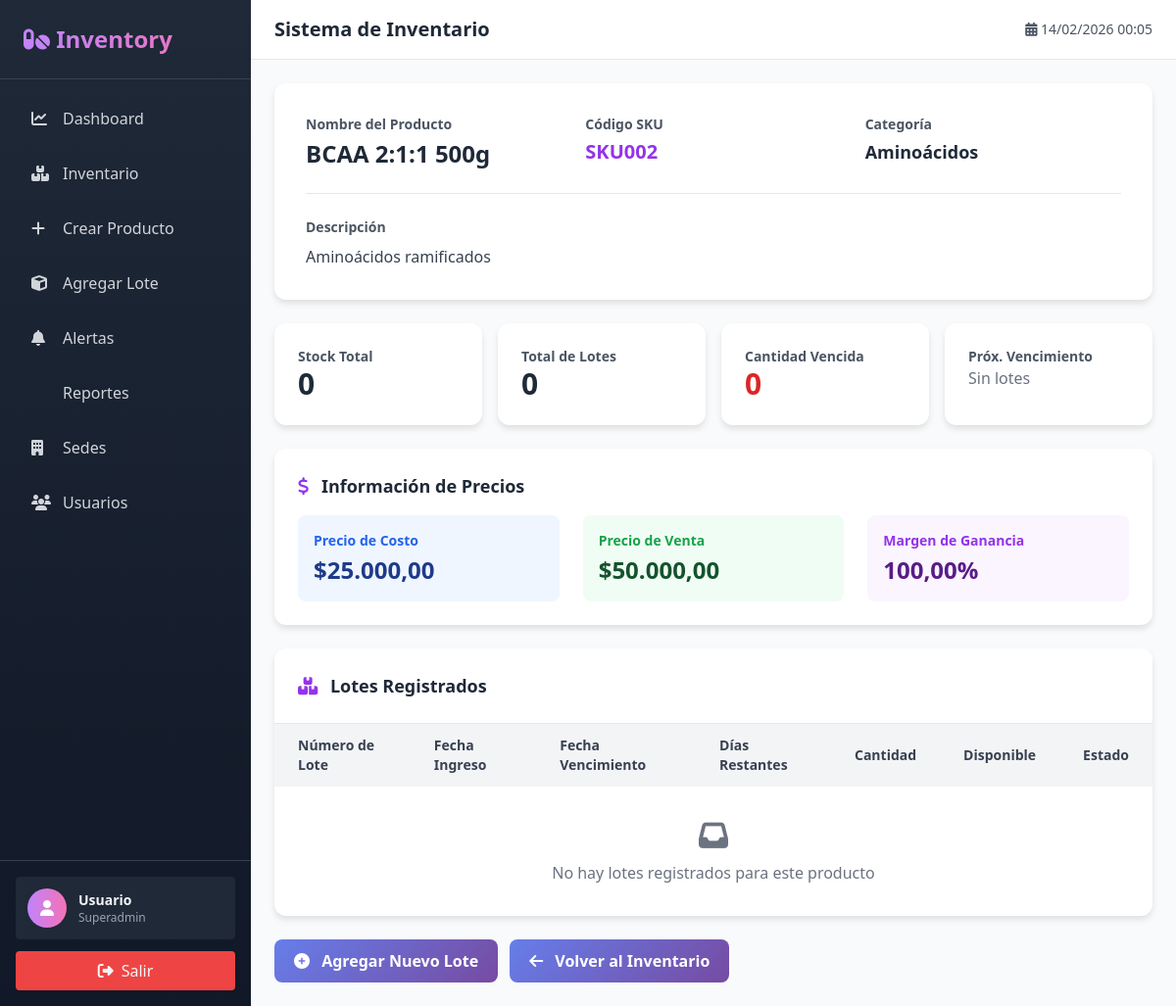
Page /index.php?action=detalles_producto&id=2 (signed in) on the committed database.
### tables this page shows
CREATE TABLE productos (
    id INT PRIMARY KEY AUTO_INCREMENT,
    nombre VARCHAR(150) NOT NULL,
    codigo_sku VARCHAR(50) UNIQUE,
    categoria_id INT NOT NULL,
    descripcion TEXT,
    precio_costo DECIMAL(10, 2) NOT NULL,
    precio_venta DECIMAL(10, 2) NOT NULL,
    stock_minimo INT DEFAULT 10,
    estado ENUM('activo', 'inactivo') DEFAULT 'activo',
    created_at TIMESTAMP DEFAULT CURRENT_TIMESTAMP,
    updated_at TIMESTAMP DEFAULT CURRENT_TIMESTAMP ON UPDATE CURRENT_TIMESTAMP,
    FOREIGN KEY (categoria_id) REFERENCES categorias(id) ON DELETE RESTRICT,
    INDEX(nombre),
    INDEX(codigo_sku),
    INDEX(categoria_id)
);

CREATE TABLE categorias (
    id INT PRIMARY KEY AUTO_INCREMENT,
    nombre VARCHAR(100) NOT NULL UNIQUE,
    descripcion TEXT,
    created_at TIMESTAMP DEFAULT CURRENT_TIMESTAMP,
    updated_at TIMESTAMP DEFAULT CURRENT_TIMESTAMP ON UPDATE CURRENT_TIMESTAMP
);

### app/controllers/BaseController.php (called while the page is built, shortened)
<?php
class BaseController {
    protected $db;
    protected $usuario = null;
    public function __construct($db) {
        $this->db = $db;
        $this->verificarSesion();
    }
    protected function verificarSesion() {
        if (!isset($_SESSION['usuario_id'])) {
            if ($this->noEsRutaPublica()) {
                header('Location: /index.php?action=login');
                exit;
            }
        } else {
            $this->cargarUsuario();
        }
    }
    protected function cargarUsuario() {
        $usuario_id = $_SESSION['usuario_id'] ?? null;
        $query = "SELECT u.*, s.nombre as sede_nombre FROM usuarios u
                  LEFT JOIN sedes s ON u.sede_id = s.id
                  WHERE u.id = ?";
        $stmt = $this->db->prepare($query);
        $stmt->bind_param('i', $usuario_id);
        $stmt->execute();
        $result = $stmt->get_result();
        if ($result->num_rows > 0) {
            $this->usuario = $result->fetch_assoc();
        } else {
            session_destroy();
            header('Location: /index.php?action=login');
            exit;
        }
    }
    protected function usuarioActual() {
        return $this->usuario;
    }
    protected function renderizar($vista, $datos = []) {
        extract($datos);
        $archivo = __DIR__ . '/../views/' . $vista . '.php';
        include $archivo;
        include __DIR__ . '/../views/layout.php';
    }
}
?>

### app/controllers/InventoryController.php (called while the page is built, shortened)
<?php
class InventoryController extends BaseController
{
    public function detallesProducto()
    {
        $producto_id = $_GET['id'] ?? '';
        $usuario = $this->usuarioActual();
        $producto = $this->obtenerDetallesProducto($producto_id, $usuario['sede_id']);
        $lotes = $this->obtenerLotesProducto($producto_id, $usuario['sede_id']);
        $this->renderizar('inventory/detalles_producto', [
            'producto' => $producto,
            'lotes' => $lotes,
            'usuario' => $usuario
        ]);
    }
    private function obtenerDetallesProducto($producto_id, $sede_id)
    {
        $query = "SELECT p.*, c.nombre as categoria
                 FROM productos p
                 LEFT JOIN categorias c ON p.categoria_id = c.id
                 WHERE p.id = ?";
        $stmt = $this->db->prepare($query);
        $stmt->bind_param('i', $producto_id);
        $stmt->execute();
        $result = $stmt->get_result();
        $producto = $result->fetch_assoc();
        $lotesQuery = "SELECT
                        SUM(cantidad_disponible) as stock,
                        MIN(fecha_vencimiento) as proximo_vencimiento,
                        COUNT(*) as total_lotes,
                        SUM(CASE WHEN DATEDIFF(fecha_vencimiento, CURDATE()) < 0 AND cantidad_disponible > 0 THEN cantidad_disponible ELSE 0 END) as cantidad_vencida
                      FROM lotes_productos
                      WHERE producto_id = ? AND sede_id = ? AND cantidad_disponible > 0";
        $stmt = $this->db->prepare($lotesQuery);
        $stmt->bind_param('ii', $producto_id, $sede_id);
        $stmt->execute();
        $info = $stmt->get_result()->fetch_assoc();
        $producto = array_merge($producto, $info);
        return $producto;
    }
    private function obtenerLotesProducto($producto_id, $sede_id)
    {
        $lotes = [];
        return $lotes;
    }
}

### app/views/inventory/detalles_producto.php (the view, shortened to what this page needs)
<div class="space-y-6">
    <div class="card p-8">
        <div class="grid grid-cols-1 md:grid-cols-3 gap-6">
            <div>
                <p class="text-sm text-gray-600 font-semibold mb-1">Nombre del Producto</p>
                <p class="text-2xl font-bold text-gray-800"><?php echo htmlspecialchars($producto['nombre']); ?></p>
            </div>
            <div>
                <p class="text-sm text-gray-600 font-semibold mb-1">Código SKU</p>
                <p class="text-xl font-semibold text-purple-600"><?php echo htmlspecialchars($producto['codigo_sku']); ?></p>
            </div>
            <div>
                <p class="text-sm text-gray-600 font-semibold mb-1">Categoría</p>
                <p class="text-lg font-semibold text-gray-800"><?php echo htmlspecialchars($producto['categoria']); ?></p>
            </div>
        </div>
        <div class="mt-6 pt-6 border-t">
            <p class="text-sm text-gray-600 font-semibold mb-2">Descripción</p>
            <p class="text-gray-700"><?php echo htmlspecialchars($producto['descripcion']); ?></p>
        </div>
    </div>
    <div class="grid grid-cols-1 md:grid-cols-4 gap-4">
        <div class="card p-6">
            <p class="text-gray-600 text-sm font-semibold">Stock Total</p>
            <h3 class="text-3xl font-bold text-gray-800"><?php echo $producto['stock'] ?? 0; ?></h3>
        </div>
        <div class="card p-6">
            <p class="text-gray-600 text-sm font-semibold">Total de Lotes</p>
            <h3 class="text-3xl font-bold text-gray-800"><?php echo $producto['total_lotes'] ?? 0; ?></h3>
        </div>
        <div class="card p-6">
            <p class="text-gray-600 text-sm font-semibold">Cantidad Vencida</p>
            <h3 class="text-3xl font-bold text-red-600"><?php echo $producto['cantidad_vencida'] ?? 0; ?></h3>
        </div>
        <div class="card p-6">
            <p class="text-gray-600 text-sm font-semibold">Próx. Vencimiento</p>
            <?php if ($producto['proximo_vencimiento']): ?>
                <h3 class="text-xl font-bold text-gray-800"><?php echo date('d/m/Y', strtotime($producto['proximo_vencimiento'])); ?></h3>
            <?php else: ?>
                <p class="text-gray-500">Sin lotes</p>
            <?php endif; ?>
        </div>
    </div>
    <div class="card p-6">
        <h3 class="text-lg font-bold text-gray-800 mb-4">
            <i class="fas fa-dollar-sign text-purple-600 mr-2"></i> Información de Precios
        </h3>
        <div class="grid grid-cols-1 md:grid-cols-3 gap-6">
            <div class="p-4 bg-blue-50 rounded-lg">
                <p class="text-sm text-blue-600 font-semibold mb-1">Precio de Costo</p>
                <p class="text-2xl font-bold text-blue-900">$<?php echo number_format($producto['precio_costo'], 2, ',', '.'); ?></p>
            </div>
            <div class="p-4 bg-green-50 rounded-lg">
                <p class="text-sm text-green-600 font-semibold mb-1">Precio de Venta</p>
                <p class="text-2xl font-bold text-green-900">$<?php echo number_format($producto['precio_venta'], 2, ',', '.'); ?></p>
            </div>
            <div class="p-4 bg-purple-50 rounded-lg">
                <p class="text-sm text-purple-600 font-semibold mb-1">Margen de Ganancia</p>
                <?php $ganancia = (($producto['precio_venta'] - $producto['precio_costo']) / $producto['precio_costo']) * 100; ?>
                <p class="text-2xl font-bold text-purple-900"><?php echo number_format($ganancia, 2, ',', '.'); ?>%</p>
            </div>
        </div>
    </div>
    <div class="card">
        <div class="p-6 border-b">
            <h3 class="text-lg font-bold text-gray-800">
                <i class="fas fa-boxes text-purple-600 mr-2"></i> Lotes Registrados
            </h3>
        </div>
        <div class="overflow-x-auto">
            <table class="w-full">
                <thead class="bg-gray-100">
                    <tr>
                        <th class="px-6 py-3 text-left text-sm font-semibold text-gray-700">Número de Lote</th>
                        <th class="px-6 py-3 text-left text-sm font-semibold text-gray-700">Fecha Ingreso</th>
                        <th class="px-6 py-3 text-left text-sm font-semibold text-gray-700">Fecha Vencimiento</th>
                        <th class="px-6 py-3 text-left text-sm font-semibold text-gray-700">Días Restantes</th>
                        <th class="px-6 py-3 text-left text-sm font-semibold text-gray-700">Cantidad</th>
                        <th class="px-6 py-3 text-left text-sm font-semibold text-gray-700">Disponible</th>
                        <th class="px-6 py-3 text-left text-sm font-semibold text-gray-700">Estado</th>
                    </tr>
                </thead>
                <tbody class="divide-y">
                    <?php if (empty($lotes)): ?>
                        <tr>
                            <td colspan="7" class="px-6 py-8 text-center text-gray-500">
                                <i class="fas fa-inbox text-3xl mb-2"></i>
                                <p>No hay lotes registrados para este producto</p>
                            </td>
                        </tr>
                    <?php endif; ?>
                </tbody>
            </table>
        </div>
    </div>
    <div class="flex gap-3">
        <a href="/index.php?action=agregar_lote" class="btn-primary">
            <i class="fas fa-plus-circle mr-2"></i> Agregar Nuevo Lote
        </a>
        <a href="/index.php?action=inventory" class="btn-primary bg-gray-500 hover:bg-gray-600">
            <i class="fas fa-arrow-left mr-2"></i> Volver al Inventario
        </a>
    </div>
</div>

### app/views/layout.php (style rules this page uses)
* { margin: 0; padding: 0; box-sizing: border-box; }
body { background: linear-gradient(135deg, #667eea 0%, #764ba2 100%); min-height: 100vh; font-family: 'Segoe UI', Tahoma, Geneva, Verdana, sans-serif; }
.card { background: white; border-radius: 12px; box-shadow: 0 4px 6px rgba(0, 0, 0, 0.1); transition: all 0.3s ease; }
.btn-primary { background: linear-gradient(135deg, #667eea 0%, #764ba2 100%); color: white; padding: 10px 20px; border-radius: 8px; border: none; cursor: pointer; transition: all 0.3s ease; font-weight: 600; }

### rows in the picture
productos: nombre "BCAA 2:1:1 500g", codigo_sku "SKU002", categoria.nombre "Aminoácidos", descripcion "Aminoácidos ramificados", precio_costo "25.000,00", precio_venta "50.000,00", ganancia "100,00"

### other values in the picture
$item['label'] "Dashboard"
$item['label'] "Inventario"
$item['label'] "Crear Producto"
$item['label'] "Agregar Lote"
$item['label'] "Alertas"
$item['label'] "Reportes"
$item['label'] "Sedes"
$item['label'] "Usuarios"
substr($_SESSION['usuario_nombre'] ?? 'Usuario', 0, 20) "Usuario"
$_SESSION['rol'] "Superadmin"
$pageTitles[$action] "Sistema de Inventario"
$producto['stock'] "0"
$producto['total_lotes'] "0"
$producto['cantidad_vencida'] "0"
